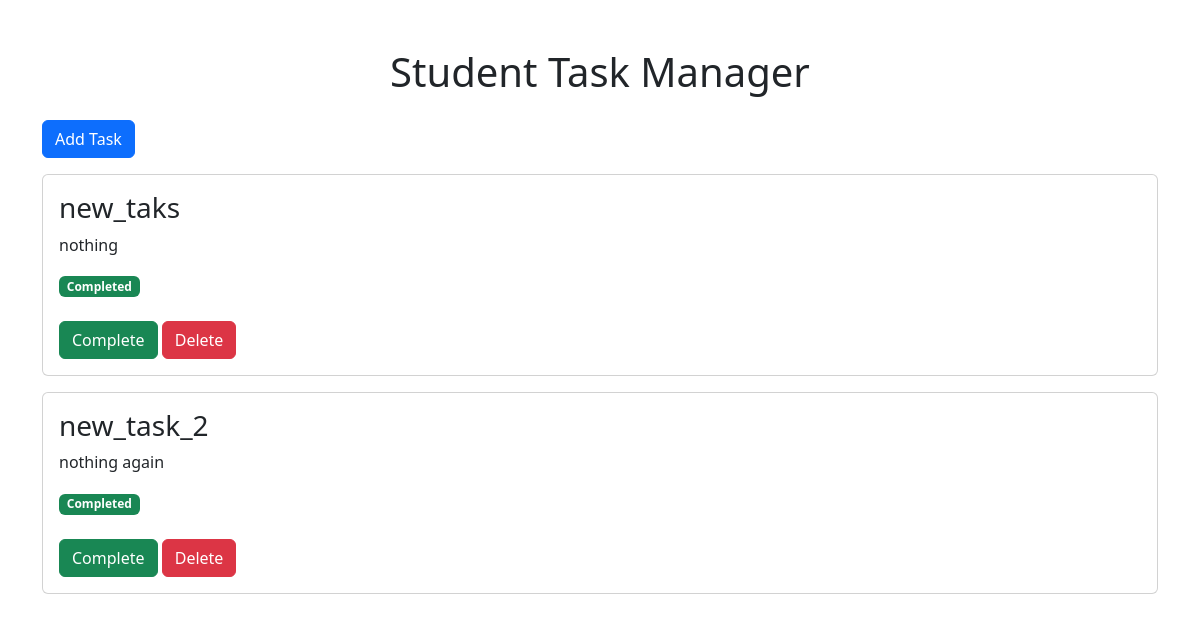
Before: / with the older database file.
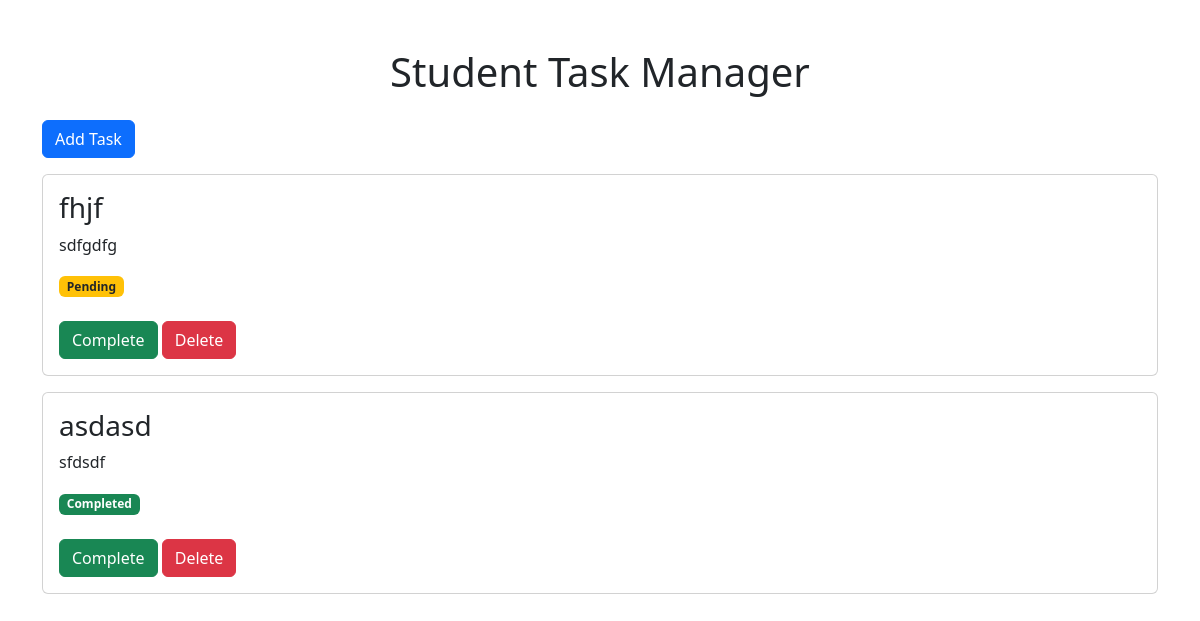
After: the same page with the newer database file.
### new_app/models.py (models this page shows, shortened)
class Task(models.Model):
    title = models.CharField(max_length=200)
    description = models.TextField()
    completed = models.BooleanField(default=False)

### new_app/views.py (the view)
# urls.py: path('', task_list),
def task_list(request):
    tasks = Task.objects.all()
    return render(request, 'task_list.html', {'tasks': tasks})

### new_app/templates/task_list.html (shortened to what this page needs)
<!DOCTYPE html>
<html lang="en">
<head>
    <link href="https://cdn.jsdelivr.net/npm/bootstrap@5.3.3/dist/css/bootstrap.min.css" rel="stylesheet">
</head>
<body>
<div class="container mt-5">
    <h1 class="text-center mb-4">Student Task Manager</h1>
    <a href="/add/" class="btn btn-primary mb-3">Add Task</a>
    {% for i in tasks %}
    <div class="card mb-3">
        <div class="card-body">
            <h3>{{ i.title }}</h3>
            <p>{{ i.description }}</p>
            {% if i.completed %}
                <span class="badge bg-success">Completed</span>
            {% else %}
                <span class="badge bg-warning text-dark">Pending</span>
            {% endif %}
            <br><br>
            <a href="/complete/{{ i.id }}/" class="btn btn-success">
                Complete
            </a>
            <a href="/delete/{{ i.id }}/" class="btn btn-danger">
                Delete
            </a>
        </div>
    </div>
    {% endfor %}
</div>
</body>
</html>

Changed rows visible on the page:
removed Task: title "new_taks", description "nothing", completed "Completed"
removed Task: title "new_task_2", description "nothing again", completed "Completed"
added Task: title "fhjf", description "sdfgdfg", completed "Pending"
added Task: title "asdasd", description "sfdsdf", completed "Completed"
